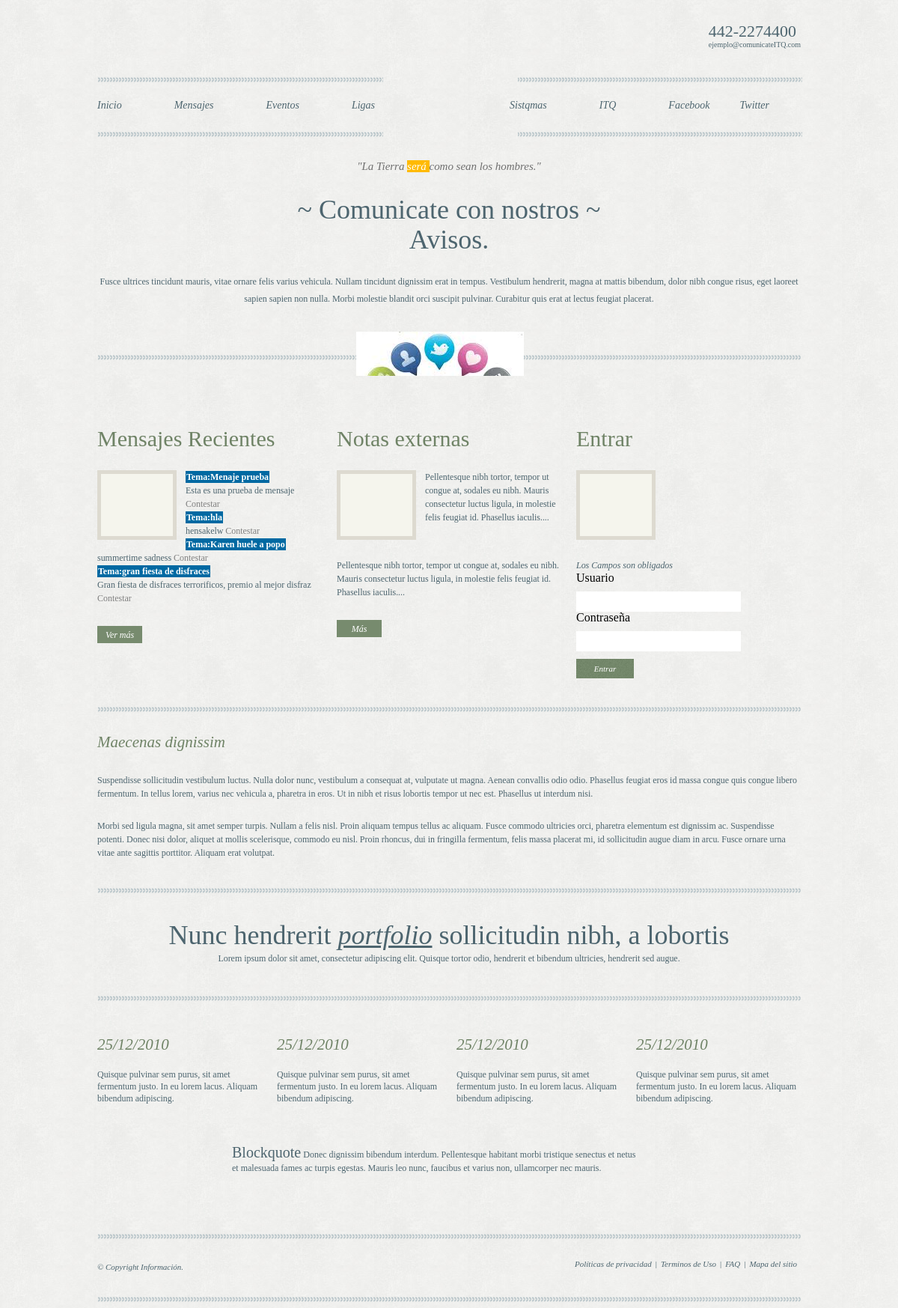
Screenshot of /plantillas/plantilla.php with the database file from the repository.
### tables this page shows
CREATE TABLE IF NOT EXISTS `mensajes` (
  `id_mensaje` int(11) NOT NULL AUTO_INCREMENT,
  `id_padre` int(11) DEFAULT '0',
  `id_categoria` int(11) NOT NULL,
  `id_usuario` int(11) NOT NULL,
  `asunto` varchar(75) NOT NULL,
  `descripcion` text NOT NULL,
  `fecha_publicacion` date NOT NULL,
  `archivo` varchar(50) NOT NULL,
  `id_status_msg` int(11) NOT NULL,
  PRIMARY KEY (`id_mensaje`)
);

### php/funciones.php (the view, shortened to what this page needs)
<?php
function mostrar_mensajes_inicio($con){
	$query="select * from mensajes where id_padre='0' and id_status_msg!='2' order by id_mensaje desc limit 5";
	if (!$resultado=mysqli_query($con,$query)) {echo "Error". mysqli_error($con);}
	else{
	while($muestra=mysqli_fetch_array($resultado)){
		echo "<span class='marker'>Tema:".$muestra['asunto']."<br/></span>";
		echo "".$muestra['descripcion']."<a href='php/contesta_mensaje.php?id_padre=".$muestra['id_mensaje']."'> Contestar</a><br>";
	}
	}}

### plantillas/plantilla.php (shortened to what this page needs)
<?php
    require "/php/funciones.php";
	$con=conectar();
?>
<!DOCTYPE html PUBLIC "-//W3C//DTD XHTML 1.0 Transitional//EN" "http://www.w3.org/TR/xhtml1/DTD/xhtml1-transitional.dtd">
<html xmlns="http://www.w3.org/1999/xhtml">
<head>
<link href="estilos/otro.css" rel="stylesheet" type="text/css" />
</head>
<body>
 <div class="centerAlign">
  <p class="call">442-2274400<br /><span>ejemplo@comunicateITQ.com</span></p>
  <ul id="menu">
   <li><a href="index.html">Inicio</a></li>
   <li><a href="vermensjes.php">Mensajes</a></li>
   <li><a href="eventos.html">Eventos</a></li>
   <li><a href="ligas.html">Ligas</a></li>
   <li class="ml"><a href="http://www.Sisteqmas.html">Sistqmas</a></li>
   <li><a href="http://www.itq.edu.mx">ITQ</a></li>
   <li><a href="http://www.facebook.com/mensajes.itq">Facebook</a></li>
   <li><a href="http://www.titter.com/mensajes.itq">Twitter</a></li>
  </ul>
  <p class="t1">"La Tierra <span>será </span> como sean los hombres."</p>
  <h1>~ Comunicate con nostros ~<br /> Avisos.</h1>
  <p class="cnt">Fusce ultrices tincidunt mauris, vitae ornare felis varius vehicula. Nullam tincidunt dignissim erat in tempus. Vestibulum hendrerit, magna at mattis bibendum, dolor nibh congue risus, eget laoreet sapien sapien non nulla. Morbi molestie blandit orci suscipit pulvinar. Curabitur quis erat at lectus feugiat placerat.</p>
  <a href="#" class="dl"></a>
  <div class="smallWrap first">
   <h2>Mensajes Recientes</h2>
   <p><img src="images/blankPic.png" alt="" /><?php mostrar_mensajes_inicio($con);
   ?>
   <a href="php/vermensajes.php" class="view">Ver más</a>
  </div>
  <div class="smallWrap">
   <h2>Notas externas</h2>
   <p><img src="images/blankPic.png" alt="" />Pellentesque nibh tortor, tempor ut congue at, sodales eu nibh. Mauris consectetur luctus ligula, in molestie felis feugiat id. Phasellus iaculis....</p>
   <p>Pellentesque nibh tortor, tempor ut congue at, sodales eu nibh. Mauris consectetur luctus ligula, in molestie felis feugiat id. Phasellus iaculis....</p>
   <a href="#" class="view">Más</a>
  </div>
  <div class="smallWrap">
   <h2>Entrar</h2>
   <p><img src="images/blankPic.png" alt="" /><form class="form1" method="post" action="entrar.php">
   <p><i>Los Campos son obligados</i></p>
   Usuario<input name="name" type="text" /><br>
   Contraseña<input name="id" type="text" />
   <input name="" type="submit" value="Entrar" />
  </form>
  </div>
  <hr />
  <h3 class="mt">Maecenas dignissim</h3>
  <p>Suspendisse sollicitudin vestibulum luctus. Nulla dolor nunc, vestibulum a consequat at, vulputate ut magna. Aenean convallis odio odio. Phasellus feugiat eros id massa congue quis congue libero fermentum. In tellus lorem, varius nec vehicula a, pharetra in eros. Ut in nibh et risus lobortis tempor ut nec est. Phasellus ut interdum nisi. </p>
  <p>Morbi sed ligula magna, sit amet semper turpis. Nullam a felis nisl. Proin aliquam tempus tellus ac aliquam. Fusce commodo ultricies orci, pharetra elementum est dignissim ac. Suspendisse potenti. Donec nisi dolor, aliquet at mollis scelerisque, commodo eu nisl. Proin rhoncus, dui in fringilla fermentum, felis massa placerat mi, id sollicitudin augue diam in arcu. Fusce ornare urna vitae ante sagittis porttitor. Aliquam erat volutpat. </p>
  <hr />
   <h1>Nunc hendrerit  <span>portfolio</span> sollicitudin nibh, a lobortis</h1>
   <p class="mtc">Lorem ipsum dolor sit amet, consectetur adipiscing elit. Quisque tortor odio, hendrerit et bibendum ultricies, hendrerit sed augue.</p>
  <hr />
  <ul class="list">
   <li><h4>25/12/2010</h4><p>Quisque pulvinar sem purus, sit amet fermentum justo. In eu lorem lacus. Aliquam bibendum adipiscing.</p></li>
   <li><h4>25/12/2010</h4><p>Quisque pulvinar sem purus, sit amet fermentum justo. In eu lorem lacus. Aliquam bibendum adipiscing.</p></li>
   <li><h4>25/12/2010</h4><p>Quisque pulvinar sem purus, sit amet fermentum justo. In eu lorem lacus. Aliquam bibendum adipiscing.</p></li>
   <li><h4>25/12/2010</h4><p>Quisque pulvinar sem purus, sit amet fermentum justo. In eu lorem lacus. Aliquam bibendum adipiscing.</p></li>
  </ul>
  <blockquote><span>Blockquote</span> Donec dignissim bibendum interdum. Pellentesque habitant morbi tristique senectus et netus et malesuada fames ac turpis egestas. Mauris leo nunc, faucibus et varius non, ullamcorper nec mauris.</blockquote>
  <hr />
  <p class="copy">© Copyright Información.<br /></p>
  <ul class="foot">
   <li><a href="#">Políticas de privacidad</a> |</li>
   <li><a href="#">Terminos de Uso </a>|</li>
   <li><a href="#">FAQ</a>|</li>
   <li><a href="#">Mapa del sitio</a></li>
  </ul>
  <hr />
 </div>
</body>
</html>

### estilos/otro.css (style rules this page uses)
html, body, div, span, applet, object, iframe, h1, h2, h3, h4, h5, h6, p, four_equalsquote, pre, a, abbr, acronym, address, big, cite, code, del, dfn, em, font, img, ins, kbd, q, s, samp, small, strike, sub, sup, tt, var, b, u, i, center, dl, tr, th, td, dt, dd, ol, ul, li, fieldset, form, label, legend, table, caption, tbody, tfoot, thead, input, textarea { margin:0; padding:0; border:0; outline:0; font-size:100%; font-weight:normal; vertical-align:baseline; }
body { line-height:1 }
ol, ul { list-style:none }
a { text-decoration:none }
body { background:url(../images/bodyBg.png) }
.centerAlign { width:940px; margin:0 auto; position:relative }
.call { width:auto; float:right; margin-top:29px; padding:0 0 10px 35px; font-family:Georgia, "Times New Roman", Times, serif; font-size:22px; color:#4d656f; line-height:26px; background:url(../images/phone.png) no-repeat left 50% }
.call span { font-size:10px; line-height:10px }
#menu { width:942px; height:81px; float:left; margin-top:27px; background:url(../images/menuBg.png) no-repeat }
#menu li { width:auto; float:left; margin:30px 0 0 70px }
#menu li:first-child { margin-left:0 }
#menu li.ml { margin-left:180px }
#menu li a { font-family:Georgia, "Times New Roman", Times, serif; font-size:14px; color:#4d656f; line-height:18px; font-style:italic }
#menu li + li + li + li + li + li + li + li { margin-left:40px }
.t1 { width:100%; float:left; margin-top:30px; font-family:Georgia, "Times New Roman", Times, serif; font-size:15px; color:#707070; line-height:19px; font-style:italic; text-align:center }
.t1 span { color:#FFF; background:#ffba00 }
h1 { width:100%; float:left; margin-top:28px; font-family:Georgia, "Times New Roman", Times, serif; font-size:36px; color:#4d656f; line-height:40px; text-align:center }
h1 span { font-style:italic; text-decoration:underline }
h2,h4,h3 { width:100%; float:left; margin-top:80px; font-family:Georgia, "Times New Roman", Times, serif; font-size:30px; color:#6f8366; line-height:34px }
h4,h3 { margin-top:33px; font-size:21px; font-style:italic }
h3.mt { margin-top:15px }
p { width:100%; float:left; margin-top:25px; font-family:Georgia, "Times New Roman", Times, serif; font-size:12px; color:#4d656f; line-height:18px; letter-spacing:-0.03px }
p a { color:#4d656f }
p img { width:auto; float:left; margin:0 12px 0 0 }
p.cnt,p.mtc { text-align:center; line-height:23px; }
p.mtc { margin-top:0 }
hr { width:100%; height:8px; float:left; margin-top:37px; border:0; background:url(../images/horzLine.png) no-repeat }
a.dl { width:247px; height:59px; float:left; margin:32px 0 -66px 346px; position:relative; z-index:1; background:url(../images/redecsoc.jpg) no-repeat }
.smallWrap { width:300px; float:left; margin-left:20px }
.smallWrap.first { margin-left:0 }
.view { width:60px; height:23px; float:left; margin-top:28px; font-family:Georgia, "Times New Roman", Times, serif; font-size:12px; color:#FFF; text-align:center; font-style:italic; line-height:25px; background:#778b6e }
ul.list { width:100%; float:left }
ul.list li { width:220px; float:left; margin-left:20px }
ul.list li:first-child { margin-left:0 }
ul.list li p { line-height:16px; margin-top:15px }
.form1 { width:220px; float:left }
.form1 input[type="text"] { width:210px; height:17px; float:left; margin-top:10px; padding:5px; border:0; font-family:Georgia, "Times New Roman", Times, serif; font-size:11px; color:#4d656f }
.form1 input[type="submit"] { width:77px; height:26px; float:left; margin-top:10px; font-family:Georgia, "Times New Roman", Times, serif; font-size:11px; color:#FFF; font-style:italic; background:url(../images/btnBg.png) no-repeat }
blockquote { width:540px; height:80px; float:left; margin:45px 0 0 20px; padding:10px 0 0 160px; font-style:normal; font-family:Georgia, "Times New Roman", Times, serif; font-size:12px; color:#4d656f; line-height:18px; background:url(../images/quot.png) no-repeat 20px 50% }
blockquote span { font-size:20px }
p.copy { width:auto; font-style:italic; font-size:11px; margin:20px 0 -10px 0; }
ul.foot { width:auto; float:right; margin-top:20px; }
ul.foot li { width:auto; float:left; font-family:Georgia, "Times New Roman", Times, serif; font-size:11px; color:#4d656f }
ul.foot li a { width:auto; float:left; margin:0 5px; color:#4d656f; font-style:italic }
p a, breadcrumb { color:#808080 }
.marker { background:#0069A2; color:#ffffff; padding:1px;font-weight:bold }

### rows the page displays
mensajes: asunto "Menaje prueba", descripcion "Esta es una prueba de mensaje"
mensajes: asunto "hla", descripcion "hensakelw"
mensajes: asunto "Karen huele a popo", descripcion "summertime sadness"
mensajes: asunto "gran fiesta de disfraces", descripcion "Gran fiesta de disfraces terrorificos, premio al mejor disfraz"
